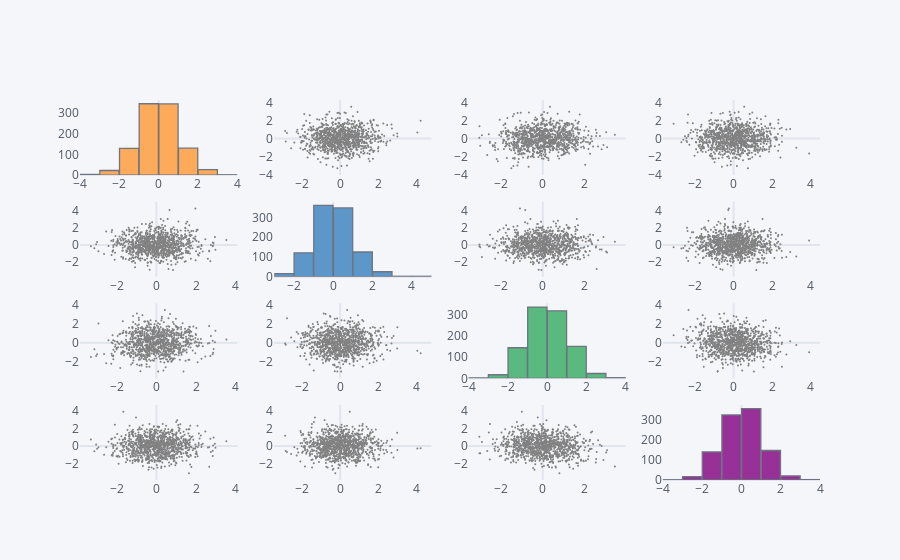

The code cell stored with this chart in its notebook:
### Markdown cell above
#### Scatter Matrix
- You can create a scatter plot matrix using the function scatter_matrix

### Code cell
df3 = pd.DataFrame(np.random.randn(1000, 4), columns=['a', 'b', 'c', 'd'])

df3.scatter_matrix()

### Figure 1 — Plotly figure (JSON) as saved in the notebook; plotly's stock layout.template omitted (floating-point values rounded to 4 significant figures; data arrays with more than 128 entries replaced by an {"elided": "..."} marker saying what was removed)
{"data": [{"histfunc": "count", "histnorm": "", "marker": {"color": "rgba(255, 153, 51, 1.0)", "line": {"color": "#4D5663", "width": 1.3}}, "name": "a", "nbinsx": 10, "opacity": 0.8, "orientation": "v", "type": "histogram", "x": {"elided": "1000 float values"}, "xaxis": "x", "yaxis": "y"}, {"line": {"color": "rgba(128, 128, 128, 1.0)", "dash": "solid", "shape": "linear", "width": 1.3}, "marker": {"size": 2, "symbol": "circle"}, "mode": "markers", "name": "a", "text": "", "type": "scatter", "x": {"elided": "1000 float values"}, "xaxis": "x2", "y": {"elided": "1000 float values"}, "yaxis": "y2"}, {"line": {"color": "rgba(128, 128, 128, 1.0)", "dash": "solid", "shape": "linear", "width": 1.3}, "marker": {"size": 2, "symbol": "circle"}, "mode": "markers", "name": "a", "text": "", "type": "scatter", "x": {"elided": "1000 float values"}, "xaxis": "x3", "y": {"elided": "1000 float values"}, "yaxis": "y3"}, {"line": {"color": "rgba(128, 128, 128, 1.0)", "dash": "solid", "shape": "linear", "width": 1.3}, "marker": {"size": 2, "symbol": "circle"}, "mode": "markers", "name": "a", "text": "", "type": "scatter", "x": {"elided": "1000 float values"}, "xaxis": "x4", "y": {"elided": "1000 float values"}, "yaxis": "y4"}, {"line": {"color": "rgba(128, 128, 128, 1.0)", "dash": "solid", "shape": "linear", "width": 1.3}, "marker": {"size": 2, "symbol": "circle"}, "mode": "markers", "name": "b", "text": "", "type": "scatter", "x": {"elided": "1000 float values"}, "xaxis": "x5", "y": {"elided": "1000 float values"}, "yaxis": "y5"}, {"histfunc": "count", "histnorm": "", "marker": {"color": "rgba(55, 128, 191, 1.0)", "line": {"color": "#4D5663", "width": 1.3}}, "name": "b", "nbinsx": 10, "opacity": 0.8, "orientation": "v", "type": "histogram", "x": {"elided": "1000 float values"}, "xaxis": "x6", "yaxis": "y6"}, {"line": {"color": "rgba(128, 128, 128, 1.0)", "dash": "solid", "shape": "linear", "width": 1.3}, "marker": {"size": 2, "symbol": "circle"}, "mode": "markers", "name": "b", "text": "", "type": "scatter", "x": {"elided": "1000 float values"}, "xaxis": "x7", "y": {"elided": "1000 float values"}, "yaxis": "y7"}, {"line": {"color": "rgba(128, 128, 128, 1.0)", "dash": "solid", "shape": "linear", "width": 1.3}, "marker": {"size": 2, "symbol": "circle"}, "mode": "markers", "name": "b", "text": "", "type": "scatter", "x": {"elided": "1000 float values"}, "xaxis": "x8", "y": {"elided": "1000 float values"}, "yaxis": "y8"}, {"line": {"color": "rgba(128, 128, 128, 1.0)", "dash": "solid", "shape": "linear", "width": 1.3}, "marker": {"size": 2, "symbol": "circle"}, "mode": "markers", "name": "c", "text": "", "type": "scatter", "x": {"elided": "1000 float values"}, "xaxis": "x9", "y": {"elided": "1000 float values"}, "yaxis": "y9"}, {"line": {"color": "rgba(128, 128, 128, 1.0)", "dash": "solid", "shape": "linear", "width": 1.3}, "marker": {"size": 2, "symbol": "circle"}, "mode": "markers", "name": "c", "text": "", "type": "scatter", "x": {"elided": "1000 float values"}, "xaxis": "x10", "y": {"elided": "1000 float values"}, "yaxis": "y10"}, {"histfunc": "count", "histnorm": "", "marker": {"color": "rgba(50, 171, 96, 1.0)", "line": {"color": "#4D5663", "width": 1.3}}, "name": "c", "nbinsx": 10, "opacity": 0.8, "orientation": "v", "type": "histogram", "x": {"elided": "1000 float values"}, "xaxis": "x11", "yaxis": "y11"}, {"line": {"color": "rgba(128, 128, 128, 1.0)", "dash": "solid", "shape": "linear", "width": 1.3}, "marker": {"size": 2, "symbol": "circle"}, "mode": "markers", "name": "c", "text": "", "type": "scatter", "x": {"elided": "1000 float values"}, "xaxis": "x12", "y": {"elided": "1000 float values"}, "yaxis": "y12"}, {"line": {"color": "rgba(128, 128, 128, 1.0)", "dash": "solid", "shape": "linear", "width": 1.3}, "marker": {"size": 2, "symbol": "circle"}, "mode": "markers", "name": "d", "text": "", "type": "scatter", "x": {"elided": "1000 float values"}, "xaxis": "x13", "y": {"elided": "1000 float values"}, "yaxis": "y13"}, {"line": {"color": "rgba(128, 128, 128, 1.0)", "dash": "solid", "shape": "linear", "width": 1.3}, "marker": {"size": 2, "symbol": "circle"}, "mode": "markers", "name": "d", "text": "", "type": "scatter", "x": {"elided": "1000 float values"}, "xaxis": "x14", "y": {"elided": "1000 float values"}, "yaxis": "y14"}, {"line": {"color": "rgba(128, 128, 128, 1.0)", "dash": "solid", "shape": "linear", "width": 1.3}, "marker": {"size": 2, "symbol": "circle"}, "mode": "markers", "name": "d", "text": "", "type": "scatter", "x": {"elided": "1000 float values"}, "xaxis": "x15", "y": {"elided": "1000 float values"}, "yaxis": "y15"}, {"histfunc": "count", "histnorm": "", "marker": {"color": "rgba(128, 0, 128, 1.0)", "line": {"color": "#4D5663", "width": 1.3}}, "name": "d", "nbinsx": 10, "opacity": 0.8, "orientation": "v", "type": "histogram", "x": {"elided": "1000 float values"}, "xaxis": "x16", "yaxis": "y16"}], "layout": {"bargap": 0.02, "legend": {"bgcolor": "#F5F6F9", "font": {"color": "#4D5663"}}, "paper_bgcolor": "#F5F6F9", "plot_bgcolor": "#F5F6F9", "showlegend": false, "title": {"font": {"color": "#4D5663"}}, "xaxis": {"anchor": "y", "domain": [0, 0.2125], "gridcolor": "#E1E5ED", "showgrid": false, "tickfont": {"color": "#4D5663"}, "title": {"font": {"color": "#4D5663"}, "text": ""}, "zerolinecolor": "#E1E5ED"}, "xaxis10": {"anchor": "y10", "domain": [0.2625, 0.475], "gridcolor": "#E1E5ED", "showgrid": false, "tickfont": {"color": "#4D5663"}, "title": {"font": {"color": "#4D5663"}, "text": ""}, "zerolinecolor": "#E1E5ED"}, "xaxis11": {"anchor": "y11", "domain": [0.525, 0.7375], "gridcolor": "#E1E5ED", "showgrid": false, "tickfont": {"color": "#4D5663"}, "title": {"font": {"color": "#4D5663"}, "text": ""}, "zerolinecolor": "#E1E5ED"}, "xaxis12": {"anchor": "y12", "domain": [0.7875, 1], "gridcolor": "#E1E5ED", "showgrid": false, "tickfont": {"color": "#4D5663"}, "title": {"font": {"color": "#4D5663"}, "text": ""}, "zerolinecolor": "#E1E5ED"}, "xaxis13": {"anchor": "y13", "domain": [0, 0.2125], "gridcolor": "#E1E5ED", "showgrid": false, "tickfont": {"color": "#4D5663"}, "title": {"font": {"color": "#4D5663"}, "text": ""}, "zerolinecolor": "#E1E5ED"}, "xaxis14": {"anchor": "y14", "domain": [0.2625, 0.475], "gridcolor": "#E1E5ED", "showgrid": false, "tickfont": {"color": "#4D5663"}, "title": {"font": {"color": "#4D5663"}, "text": ""}, "zerolinecolor": "#E1E5ED"}, "xaxis15": {"anchor": "y15", "domain": [0.525, 0.7375], "gridcolor": "#E1E5ED", "showgrid": false, "tickfont": {"color": "#4D5663"}, "title": {"font": {"color": "#4D5663"}, "text": ""}, "zerolinecolor": "#E1E5ED"}, "xaxis16": {"anchor": "y16", "domain": [0.7875, 1], "gridcolor": "#E1E5ED", "showgrid": false, "tickfont": {"color": "#4D5663"}, "title": {"font": {"color": "#4D5663"}, "text": ""}, "zerolinecolor": "#E1E5ED"}, "xaxis2": {"anchor": "y2", "domain": [0.2625, 0.475], "gridcolor": "#E1E5ED", "showgrid": false, "tickfont": {"color": "#4D5663"}, "title": {"font": {"color": "#4D5663"}, "text": ""}, "zerolinecolor": "#E1E5ED"}, "xaxis3": {"anchor": "y3", "domain": [0.525, 0.7375], "gridcolor": "#E1E5ED", "showgrid": false, "tickfont": {"color": "#4D5663"}, "title": {"font": {"color": "#4D5663"}, "text": ""}, "zerolinecolor": "#E1E5ED"}, "xaxis4": {"anchor": "y4", "domain": [0.7875, 1], "gridcolor": "#E1E5ED", "showgrid": false, "tickfont": {"color": "#4D5663"}, "title": {"font": {"color": "#4D5663"}, "text": ""}, "zerolinecolor": "#E1E5ED"}, "xaxis5": {"anchor": "y5", "domain": [0, 0.2125], "gridcolor": "#E1E5ED", "showgrid": false, "tickfont": {"color": "#4D5663"}, "title": {"font": {"color": "#4D5663"}, "text": ""}, "zerolinecolor": "#E1E5ED"}, "xaxis6": {"anchor": "y6", "domain": [0.2625, 0.475], "gridcolor": "#E1E5ED", "showgrid": false, "tickfont": {"color": "#4D5663"}, "title": {"font": {"color": "#4D5663"}, "text": ""}, "zerolinecolor": "#E1E5ED"}, "xaxis7": {"anchor": "y7", "domain": [0.525, 0.7375], "gridcolor": "#E1E5ED", "showgrid": false, "tickfont": {"color": "#4D5663"}, "title": {"font": {"color": "#4D5663"}, "text": ""}, "zerolinecolor": "#E1E5ED"}, "xaxis8": {"anchor": "y8", "domain": [0.7875, 1], "gridcolor": "#E1E5ED", "showgrid": false, "tickfont": {"color": "#4D5663"}, "title": {"font": {"color": "#4D5663"}, "text": ""}, "zerolinecolor": "#E1E5ED"}, "xaxis9": {"anchor": "y9", "domain": [0, 0.2125], "gridcolor": "#E1E5ED", "showgrid": false, "tickfont": {"color": "#4D5663"}, "title": {"font": {"color": "#4D5663"}, "text": ""}, "zerolinecolor": "#E1E5ED"}, "yaxis": {"anchor": "x", "domain": [0.8025, 1], "gridcolor": "#E1E5ED", "showgrid": false, "tickfont": {"color": "#4D5663"}, "title": {"font": {"color": "#4D5663"}, "text": ""}, "zerolinecolor": "#E1E5ED"}, "yaxis10": {"anchor": "x10", "domain": [0.2675, 0.465], "gridcolor": "#E1E5ED", "showgrid": false, "tickfont": {"color": "#4D5663"}, "title": {"font": {"color": "#4D5663"}, "text": ""}, "zerolinecolor": "#E1E5ED"}, "yaxis11": {"anchor": "x11", "domain": [0.2675, 0.465], "gridcolor": "#E1E5ED", "showgrid": false, "tickfont": {"color": "#4D5663"}, "title": {"font": {"color": "#4D5663"}, "text": ""}, "zerolinecolor": "#E1E5ED"}, "yaxis12": {"anchor": "x12", "domain": [0.2675, 0.465], "gridcolor": "#E1E5ED", "showgrid": false, "tickfont": {"color": "#4D5663"}, "title": {"font": {"color": "#4D5663"}, "text": ""}, "zerolinecolor": "#E1E5ED"}, "yaxis13": {"anchor": "x13", "domain": [0, 0.1975], "gridcolor": "#E1E5ED", "showgrid": false, "tickfont": {"color": "#4D5663"}, "title": {"font": {"color": "#4D5663"}, "text": ""}, "zerolinecolor": "#E1E5ED"}, "yaxis14": {"anchor": "x14", "domain": [0, 0.1975], "gridcolor": "#E1E5ED", "showgrid": false, "tickfont": {"color": "#4D5663"}, "title": {"font": {"color": "#4D5663"}, "text": ""}, "zerolinecolor": "#E1E5ED"}, "yaxis15": {"anchor": "x15", "domain": [0, 0.1975], "gridcolor": "#E1E5ED", "showgrid": false, "tickfont": {"color": "#4D5663"}, "title": {"font": {"color": "#4D5663"}, "text": ""}, "zerolinecolor": "#E1E5ED"}, "yaxis16": {"anchor": "x16", "domain": [0, 0.1975], "gridcolor": "#E1E5ED", "showgrid": false, "tickfont": {"color": "#4D5663"}, "title": {"font": {"color": "#4D5663"}, "text": ""}, "zerolinecolor": "#E1E5ED"}, "yaxis2": {"anchor": "x2", "domain": [0.8025, 1], "gridcolor": "#E1E5ED", "showgrid": false, "tickfont": {"color": "#4D5663"}, "title": {"font": {"color": "#4D5663"}, "text": ""}, "zerolinecolor": "#E1E5ED"}, "yaxis3": {"anchor": "x3", "domain": [0.8025, 1], "gridcolor": "#E1E5ED", "showgrid": false, "tickfont": {"color": "#4D5663"}, "title": {"font": {"color": "#4D5663"}, "text": ""}, "zerolinecolor": "#E1E5ED"}, "yaxis4": {"anchor": "x4", "domain": [0.8025, 1], "gridcolor": "#E1E5ED", "showgrid": false, "tickfont": {"color": "#4D5663"}, "title": {"font": {"color": "#4D5663"}, "text": ""}, "zerolinecolor": "#E1E5ED"}, "yaxis5": {"anchor": "x5", "domain": [0.535, 0.7325], "gridcolor": "#E1E5ED", "showgrid": false, "tickfont": {"color": "#4D5663"}, "title": {"font": {"color": "#4D5663"}, "text": ""}, "zerolinecolor": "#E1E5ED"}, "yaxis6": {"anchor": "x6", "domain": [0.535, 0.7325], "gridcolor": "#E1E5ED", "showgrid": false, "tickfont": {"color": "#4D5663"}, "title": {"font": {"color": "#4D5663"}, "text": ""}, "zerolinecolor": "#E1E5ED"}, "yaxis7": {"anchor": "x7", "domain": [0.535, 0.7325], "gridcolor": "#E1E5ED", "showgrid": false, "tickfont": {"color": "#4D5663"}, "title": {"font": {"color": "#4D5663"}, "text": ""}, "zerolinecolor": "#E1E5ED"}, "yaxis8": {"anchor": "x8", "domain": [0.535, 0.7325], "gridcolor": "#E1E5ED", "showgrid": false, "tickfont": {"color": "#4D5663"}, "title": {"font": {"color": "#4D5663"}, "text": ""}, "zerolinecolor": "#E1E5ED"}, "yaxis9": {"anchor": "x9", "domain": [0.2675, 0.465], "gridcolor": "#E1E5ED", "showgrid": false, "tickfont": {"color": "#4D5663"}, "title": {"font": {"color": "#4D5663"}, "text": ""}, "zerolinecolor": "#E1E5ED"}}}
